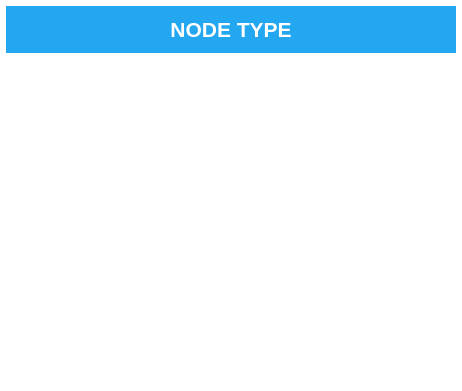
<?xml version="1.0" encoding="UTF-8"?>
<ui version="4.0">
 <class>Form</class>
 <widget class="QWidget" name="Form">
  <property name="geometry">
   <rect>
    <x>0</x>
    <y>0</y>
    <width>462</width>
    <height>391</height>
   </rect>
  </property>
  <property name="windowTitle">
   <string>Form</string>
  </property>
  <property name="styleSheet">
   <string notr="true">background-color:#ffffff </string>
  </property>
  <layout class="QGridLayout" name="gridLayout">
   <property name="margin">
    <number>6</number>
   </property>
   <property name="spacing">
    <number>0</number>
   </property>
   <item row="0" column="0">
    <layout class="QVBoxLayout" name="verticalLayout">
     <property name="spacing">
      <number>6</number>
     </property>
     <item>
      <widget class="QLabel" name="title">
       <property name="minimumSize">
        <size>
         <width>0</width>
         <height>47</height>
        </size>
       </property>
       <property name="maximumSize">
        <size>
         <width>16777215</width>
         <height>48</height>
        </size>
       </property>
       <property name="font">
        <font>
         <pointsize>16</pointsize>
         <weight>75</weight>
         <bold>true</bold>
        </font>
       </property>
       <property name="styleSheet">
        <string notr="true">background-color:#22A7F0 ; color:#ffffff</string>
       </property>
       <property name="text">
        <string>NODE TYPE</string>
       </property>
       <property name="alignment">
        <set>Qt::AlignCenter</set>
       </property>
      </widget>
     </item>
     <item>
      <layout class="QVBoxLayout" name="name_layout">
       <property name="spacing">
        <number>6</number>
       </property>
      </layout>
     </item>
     <item>
      <layout class="QVBoxLayout" name="layout_"/>
     </item>
     <item>
      <spacer name="verticalSpacer">
       <property name="orientation">
        <enum>Qt::Vertical</enum>
       </property>
       <property name="sizeHint" stdset="0">
        <size>
         <width>20</width>
         <height>40</height>
        </size>
       </property>
      </spacer>
     </item>
    </layout>
   </item>
  </layout>
 </widget>
 <resources/>
 <connections/>
</ui>
